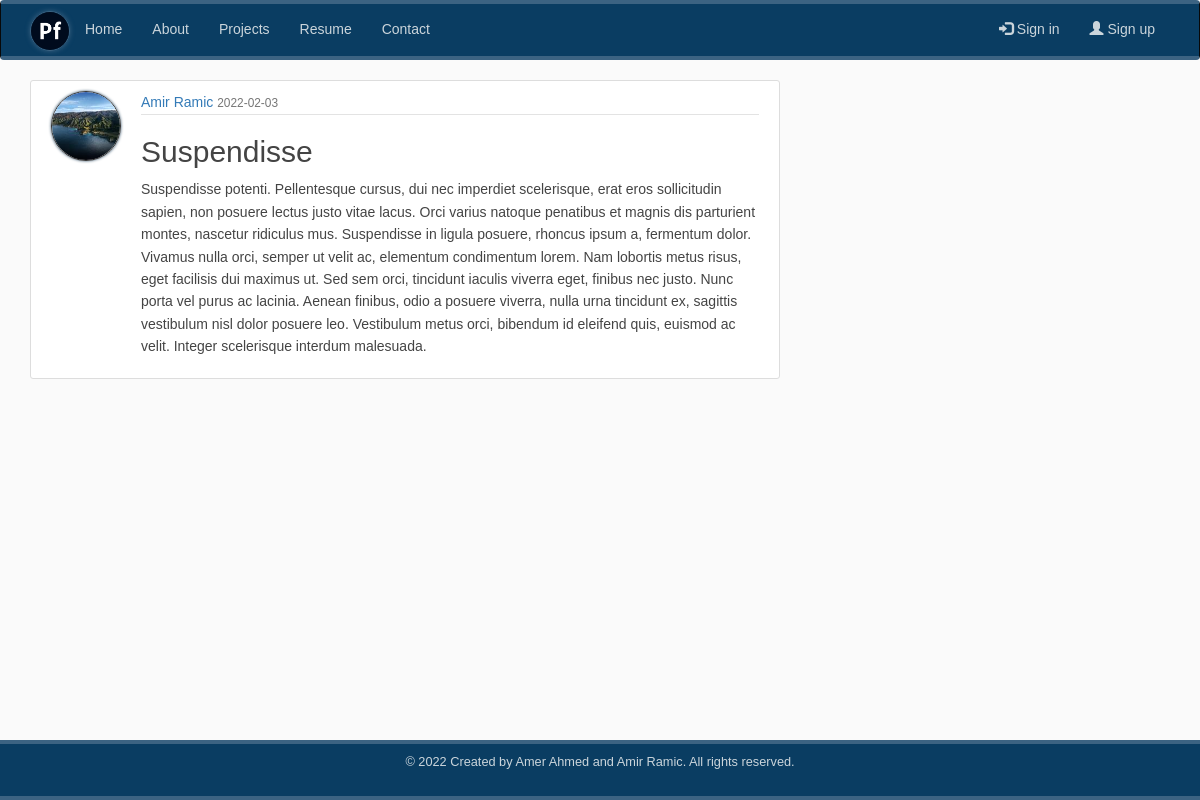
Page /post/23 on the earlier database version.
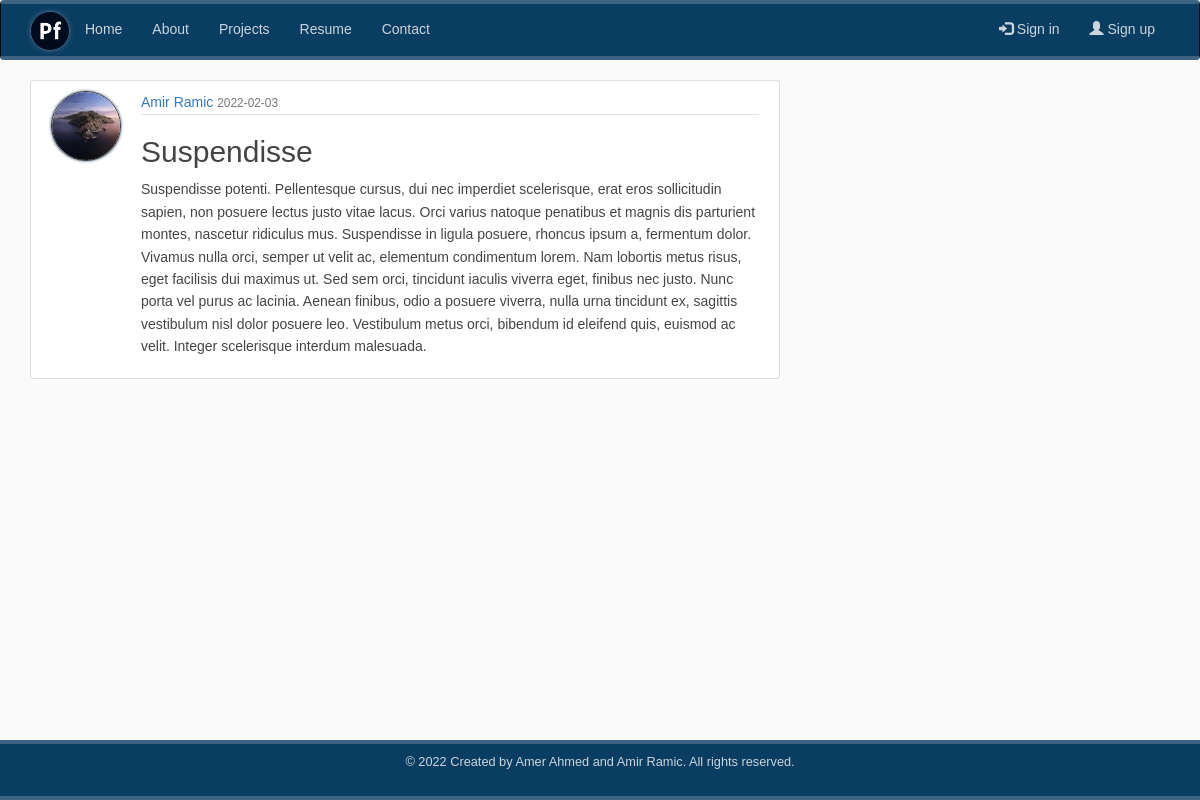
Same page on the later database version.
### app/models/models/models.py (models this page shows, shortened)
class User(db.Model, UserMixin):
    __tablename__ = 'users'
    id = db.Column(db.Integer, primary_key=True)
    username = db.Column(db.String(64), unique=True, nullable=False, index=True)
    email = db.Column(db.String(120), unique=True, nullable=False, index=True)
    profile = db.Column(db.String(20), nullable=False, default='default.jpg')
    password = db.Column(db.String(64), nullable=False)
    posts = db.relationship('Post', backref='author', lazy='dynamic')

### app/posts/roues/routes.py (the view)
@posts.route('/post/<int:post_id>')
def post(post_id):
    post = Post.query.get_or_404(post_id)
    return render_template('posts/post.html', post=post)

### app/templates/posts/post.html (shortened to what this page needs)
{% extends "base.html" %}
{% block page_content %}
<article class="media content-section">
    <img class="rounded-circle article-img" src="{{ url_for('static', filename='profile_pics/'
+ post.author.profile) }}" alt="Profile">
    <div class="media-body">
        <div class="article-metadata">
            <a class="mr-2" href="{{ url_for('users.user_posts', username=post.author.username) }}">{{
                post.author.username }}</a>
            <small class="text-muted">{{ post.published.strftime('%Y-%m-%d') }}</small>
        </div>
        <h2 class="article-title">{{ post.title }}</h2>
        <p class="article-content">{{ post.content }}</p>
    </div>
</article>
{% endblock %}

Differences in the rows shown:
changed User "Amir Ramic": profile: a different picture
